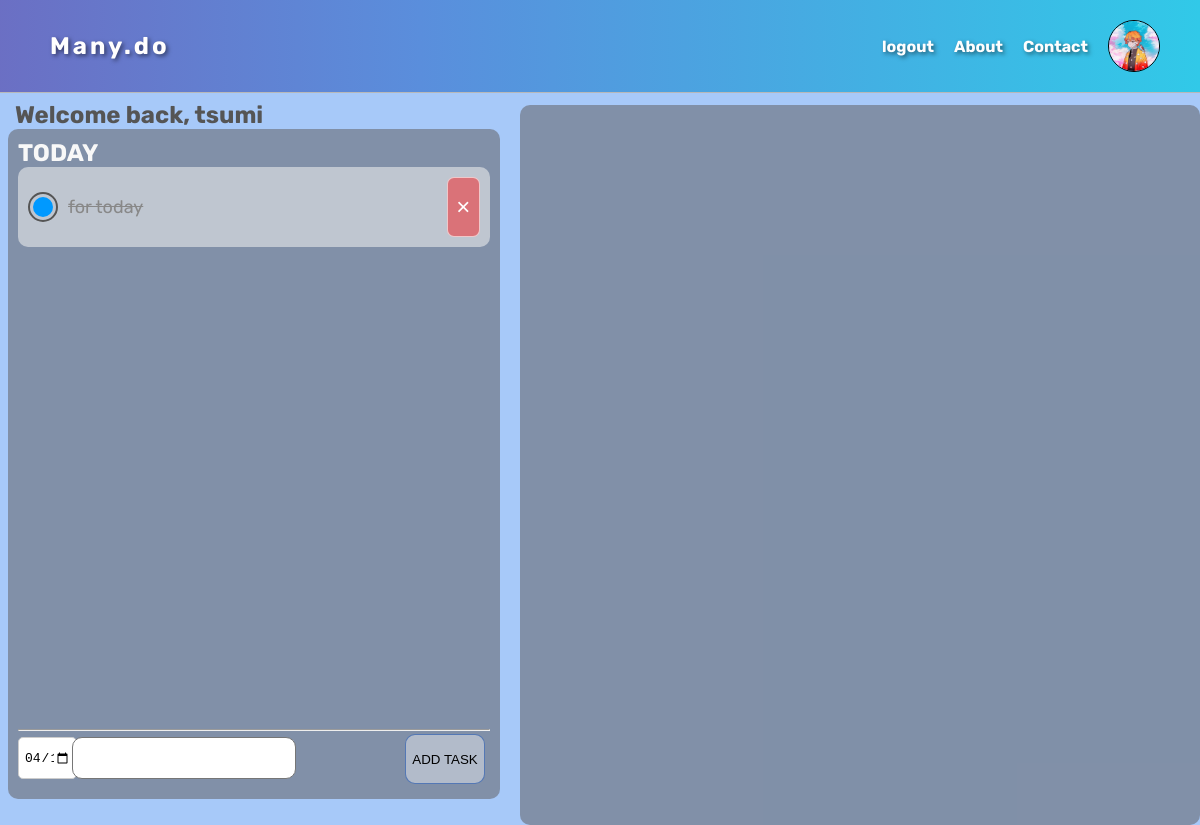
Page / (signed in) on the earlier database version.
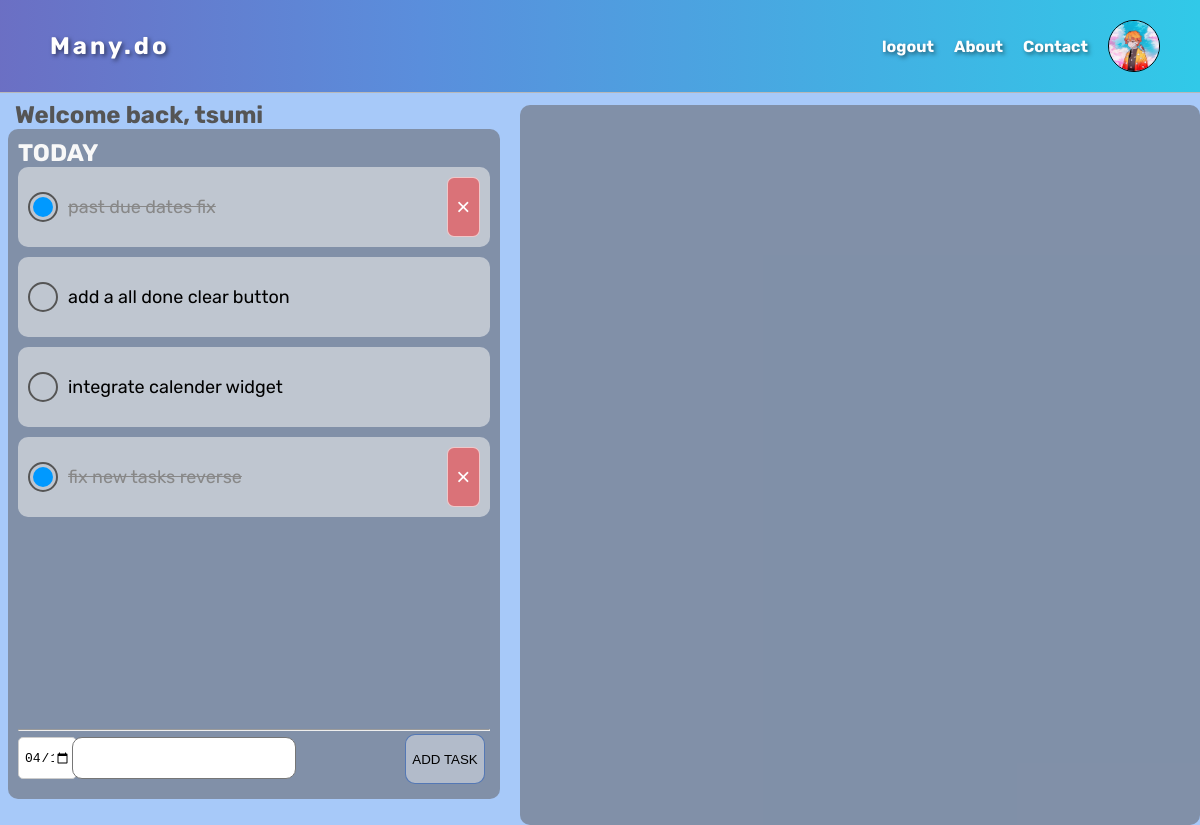
Same page on the later database version.
### models.py (models this page shows)
class User(db.Model, UserMixin):
    id = db.Column(db.Integer, primary_key=True)
    email = db.Column(db.String(150), unique=True)
    passw = db.Column(db.String(150))
    name = db.Column(db.String(150))
    notes = db.Relationship('Note')

class Note(db.Model):
    id = db.Column(db.Integer, primary_key=True)
    data = db.Column(db.String(1000))
    date = db.Column(db.DateTime(timezone=True), default=func.now())
    completed = db.Column(db.Boolean, default=False)
    due_date = db.Column(db.Date)
    user_id=db.Column(db.Integer,db.ForeignKey('user.id'))

### views.py (the view, shortened to what this page needs)
@views.route('/',methods=['GET','POST'])
@login_required
def home():
    current_date = datetime.now().date()
    tomorrow_date = current_date + timedelta(days=1)
    return render_template("index.html", user= current_user,current_date=current_date, tomorrow_date=tomorrow_date)

### app.py (called while the page is built)
def create_app():
    app = Flask(__name__)
    app.config['SECRET_KEY'] = 'hfsagkjhasgfjkhas'
    app.config['SQLALCHEMY_DATABASE_URI'] = 'sqlite:///database.db'
    db.init_app(app)
    from views import views
    from auth import auth
    app.register_blueprint(views, url_prefix='/')
    app.register_blueprint(auth, url_prefix='/')
    from models import User,Note
    login_manager=LoginManager()
    login_manager.login_view = 'auth.login'
    login_manager.init_app(app)
    @login_manager.user_loader
    def load_user(id: str) -> User:
        return User.query.get(int(id))
    with app.app_context():
        db.create_all()
    return app

### templates/index.html (shortened to what this page needs)
{% extends "base.html" %}
{% block body %}
  <aside>
    <div class="aside-container">
      <div class="aside-content">
      </div>
    </div>
  </aside>
  <section>
    <h1 align="start" style="padding-left: 15px;margin-top: 1% ;color: rgb(85, 85, 85) ;">Welcome back, {{ user.name}}</h1>
    <div class="notes-container">
      <ul class="list-group notes-list" id="notes">
        {% set today = current_date %}
        {% set tomorrow = tomorrow_date %}
        {% set future_dates = dict() %}
        {% for note in user.notes|reverse %}
          {% if note.due_date == today %}
            {% set due_date = note.due_date.strftime('%B %dth') %}
          {% elif note.due_date == tomorrow %}
            {% set due_date = note.due_date.strftime('%B %dth') %}
          {% else %}
            {% set due_date = note.due_date.strftime('%B %dth') %}
          {% endif %}
          {% if due_date not in future_dates %}
            {% set _ = future_dates.update({due_date: []}) %}
          {% endif %}
          {% set _ = future_dates[due_date].append(note) %}
        {% endfor %}
        {% set sorted_dates = future_dates.keys()|sort %}
        {% for due_date in sorted_dates %}
          <li class="due-date-header">
            {% if due_date==today.strftime('%B %dth') %}
            <h2 class="todaytmr">TODAY</h2>
            {% elif due_date==tomorrow.strftime('%B %dth') %}
            <h2 class="todaytmr">TOMORROW</h2>
            {% elif due_date < today.strftime('%B %dth') %}
            <h2 class="todaytmr">OVERDUE ({{ due_date }})</h2>
            {% else %}
            <h2 class="todaytmr">{{ due_date }}</h2>
            {% endif %}
          </li>
          {% for task in future_dates[due_date]|reverse %}
            <li class="list-group-item">
              <input type="checkbox" class="note-checkbox" {% if task.completed %}checked{% endif %} onChange="toggleCompleted('{{ task.id }}', this)">
              <p class="note-text">{{ task.data }}</p>
              <button type="button" class="close" onClick="deleteNote('{{ task.id }}')">
                <span aria-hidden="true" style="font-size: x-large;">&times;</span>
              </button>
            </li>
          {% endfor %}
        {% endfor %}
      </ul>
      <hr>
      <form method="POST">
        <textarea name="note" id="note" class="form-control"></textarea>
        <input type="date" id="duedate" class="duedate" name="duedate">
        <button type="submit" class="'btn">Add task</button>
      </form>
    </div>
  </section>
{% endblock %}

### templates/base.html (shortened to what this page needs)
<!DOCTYPE html>
<html lang="en">
  <head>
    <link rel="stylesheet" href="{{url_for('static', filename='css/style.css')}}" />
  </head>
  <body>
<header>
    <nav>
      <div class="logo">
      <h2>Many.do</h2>
    </div>
<ul>
  {% if not user.is_authenticated%}
  <li><a href="/login"><b>Login</b></a></li>
<li><a href="/signup"><b>Sign up</b></a></li>
{% else %}
<li><a href="/logout"><b>logout</b></a></li>
{% endif %}
<li><a href="#"><b>About</b></a></li>
<li><a href="#"><b>Contact</b></a></li>
{% if user.is_authenticated%}
<li>
  <div class="profile-pic">
      <img src="{{ url_for('static', filename='uploads/' + user.name + user.id|string + '.png') }}" alt="Profile Picture">
  </div>
</li>
{% endif %}
</ul>
</nav>
</header>
    {% block body %} {% endblock %}
  </body>
</html>

### static/css/style.css (style rules this page uses)
* { margin: 0; padding: 0; }
body { font-family: Rubik; overflow-x: hidden; background-color: rgb(167, 201, 249); }
nav { display: flex; background-image: linear-gradient(90deg, #5853b3c2 0%, #5a8edc 35%, #31c9e8 100%); justify-content: space-between; padding: 20px 40px; color: rgb(255, 254, 254); align-items: center; border-bottom: 1px solid rgb(184, 184, 184); }
nav .logo { letter-spacing: 3px; margin-right: auto; text-shadow: 2px 2px 4px rgba(0, 0, 0, 0.5); padding: 5px 10px; }
nav ul { display: flex; list-style: none; }
nav ul li { margin-left: 20px; }
nav ul li:first-child { margin-left: 0; }
nav ul li a { color: rgb(255, 254, 254); text-decoration: none; font-size: 1em; text-shadow: 2px 2px 4px rgba(0, 0, 0, 0.5); }
button { position: relative; outline: none; text-decoration: none; border-radius: 50px; cursor: pointer; text-transform: uppercase; height: 60px; width: 210px; opacity: 1; background-color: #ffffff63; border: 1px solid rgba(22, 76, 167, 0.6); }
button span { color: rgba(22, 76, 167, 1); font-size: 12px; font-weight: 500; letter-spacing: 0.7px; }

### templates/base.html (style rules this page uses)
nav ul { display: flex; align-items: center; list-style-type: none; margin: 0; padding: 0; }
.profile-pic { width: 50px; height: 50px; border-radius: 50%; overflow: hidden; border: 1px solid #000; }
.profile-pic img { width: 100%; height: 100%; object-fit: cover; }

### templates/index.html (style rules this page uses)
section { margin-right: 400px; }
.notes-container { height: 650px; background-color: #5955557e; padding: 10px; border-radius: 10px; margin-left: 1%; margin-right: 1%; position: relative; overflow: hidden; }
.notes-list { height: calc(100% - 60px); overflow-y: auto; }
.list-group-item { background-color: rgba(241, 241, 241, 0.555); padding: 10px; margin-bottom: 10px; border-radius: 10px; position: relative; height: 60px; font-size: large; display: flex; align-items: center; white-space: nowrap; overflow: hidden; text-overflow: ellipsis; }
.note-checkbox { width: 30px; height: 30px; margin-right: 10px; appearance: none; -webkit-appearance: none; -moz-appearance: none; border-radius: 50%; border: 2px solid #555; outline: none; cursor: pointer; position: relative; }
.note-checkbox:checked::before { content: ''; position: absolute; top: 50%; left: 50%; transform: translate(-50%, -50%); width: 20px; height: 20px; background-color: #0099ff; border-radius: 50%; }
textarea { width: calc(100% - 270px); height: 40px; border-radius: 10px; resize: none; margin-bottom: 10px; position: absolute; bottom: 10px; left: 13%; font-size: large; }
button[type="submit"] { position: absolute; bottom: 15px; right: 15px; width: 80px; height: 50px; border-radius: 10px; }
.list-group-item button.close { width: 7%; position: absolute; top: 10px; right: 10px; z-index: 1; border-radius: 7px; background-color: rgba(255, 0, 0, 0.423); border: 1px solid rgba(255, 255, 255, 0.6); }
.list-group-item button.close span { color: rgb(255, 255, 255); font-size: 12px; font-weight: 500; letter-spacing: 0.7px; }
.completed { text-decoration: line-through; color: #888; }
.aside-container { background-color: #5955557e; width: 680px; height: 720px; border-radius: 10px; float: right; margin-left: 20px; overflow: hidden; margin-top: 1%; }
.aside-content { padding: 20px; }
.duedate { width: 10%; height: 30px; border: 1px solid #ccc; border-radius: 5px; padding: 5px; font-size: 13px; margin-top: 6px; }
.todaytmr { color: rgb(248, 248, 248); }

Differences in the rows shown:
changed Note: data "for today" → "past due dates fix"
added Note: data "add a all done clear button"
added Note: data "integrate calender widget"
added Note: completed "☑", data "fix new tasks reverse"
